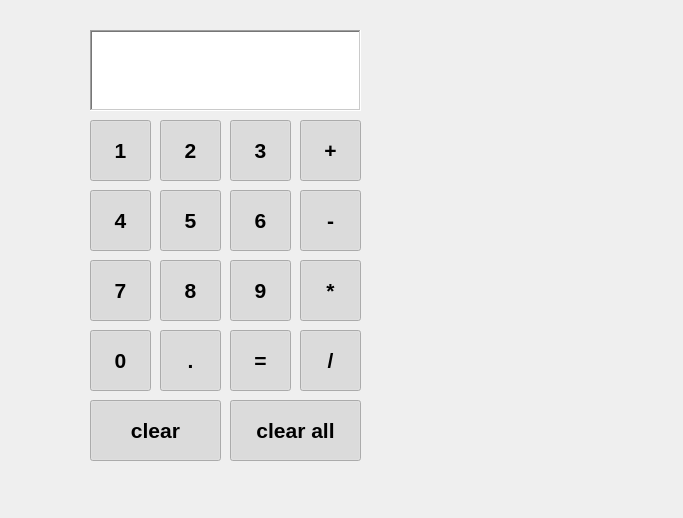
<?xml version="1.0" encoding="UTF-8"?>
<ui version="4.0">
 <class>Form</class>
 <widget class="QWidget" name="Form">
  <property name="geometry">
   <rect>
    <x>0</x>
    <y>0</y>
    <width>683</width>
    <height>518</height>
   </rect>
  </property>
  <property name="windowTitle">
   <string>Form</string>
  </property>
  <widget class="QPushButton" name="pushButton">
   <property name="geometry">
    <rect>
     <x>90</x>
     <y>120</y>
     <width>61</width>
     <height>61</height>
    </rect>
   </property>
   <property name="font">
    <font>
     <pointsize>16</pointsize>
     <weight>75</weight>
     <bold>true</bold>
    </font>
   </property>
   <property name="layoutDirection">
    <enum>Qt::RightToLeft</enum>
   </property>
   <property name="text">
    <string>1</string>
   </property>
   <property name="checkable">
    <bool>true</bool>
   </property>
   <property name="checked">
    <bool>true</bool>
   </property>
   <property name="autoRepeat">
    <bool>true</bool>
   </property>
   <property name="autoDefault">
    <bool>false</bool>
   </property>
   <property name="default">
    <bool>false</bool>
   </property>
   <property name="flat">
    <bool>false</bool>
   </property>
  </widget>
  <widget class="QPushButton" name="pushButton_2">
   <property name="geometry">
    <rect>
     <x>160</x>
     <y>120</y>
     <width>61</width>
     <height>61</height>
    </rect>
   </property>
   <property name="font">
    <font>
     <pointsize>16</pointsize>
     <weight>75</weight>
     <bold>true</bold>
    </font>
   </property>
   <property name="text">
    <string>2</string>
   </property>
   <property name="checkable">
    <bool>true</bool>
   </property>
   <property name="checked">
    <bool>true</bool>
   </property>
   <property name="flat">
    <bool>true</bool>
   </property>
  </widget>
  <widget class="QPushButton" name="pushButton_3">
   <property name="geometry">
    <rect>
     <x>230</x>
     <y>120</y>
     <width>61</width>
     <height>61</height>
    </rect>
   </property>
   <property name="font">
    <font>
     <pointsize>16</pointsize>
     <weight>75</weight>
     <bold>true</bold>
    </font>
   </property>
   <property name="text">
    <string>3</string>
   </property>
   <property name="checkable">
    <bool>true</bool>
   </property>
   <property name="checked">
    <bool>true</bool>
   </property>
   <property name="flat">
    <bool>true</bool>
   </property>
  </widget>
  <widget class="QPushButton" name="pushButton_4">
   <property name="geometry">
    <rect>
     <x>90</x>
     <y>190</y>
     <width>61</width>
     <height>61</height>
    </rect>
   </property>
   <property name="font">
    <font>
     <pointsize>16</pointsize>
     <weight>75</weight>
     <bold>true</bold>
    </font>
   </property>
   <property name="text">
    <string>4</string>
   </property>
   <property name="checkable">
    <bool>true</bool>
   </property>
   <property name="checked">
    <bool>true</bool>
   </property>
  </widget>
  <widget class="QPushButton" name="pushButton_5">
   <property name="geometry">
    <rect>
     <x>160</x>
     <y>190</y>
     <width>61</width>
     <height>61</height>
    </rect>
   </property>
   <property name="font">
    <font>
     <pointsize>16</pointsize>
     <weight>75</weight>
     <bold>true</bold>
    </font>
   </property>
   <property name="text">
    <string>5</string>
   </property>
   <property name="checkable">
    <bool>true</bool>
   </property>
   <property name="checked">
    <bool>true</bool>
   </property>
  </widget>
  <widget class="QPushButton" name="pushButton_6">
   <property name="geometry">
    <rect>
     <x>230</x>
     <y>190</y>
     <width>61</width>
     <height>61</height>
    </rect>
   </property>
   <property name="font">
    <font>
     <pointsize>16</pointsize>
     <weight>75</weight>
     <bold>true</bold>
    </font>
   </property>
   <property name="text">
    <string>6</string>
   </property>
   <property name="checkable">
    <bool>true</bool>
   </property>
   <property name="checked">
    <bool>true</bool>
   </property>
  </widget>
  <widget class="QPushButton" name="pushButton_7">
   <property name="geometry">
    <rect>
     <x>90</x>
     <y>260</y>
     <width>61</width>
     <height>61</height>
    </rect>
   </property>
   <property name="font">
    <font>
     <pointsize>16</pointsize>
     <weight>75</weight>
     <bold>true</bold>
    </font>
   </property>
   <property name="text">
    <string>7</string>
   </property>
   <property name="checkable">
    <bool>true</bool>
   </property>
   <property name="checked">
    <bool>true</bool>
   </property>
  </widget>
  <widget class="QPushButton" name="pushButton_8">
   <property name="geometry">
    <rect>
     <x>160</x>
     <y>260</y>
     <width>61</width>
     <height>61</height>
    </rect>
   </property>
   <property name="font">
    <font>
     <pointsize>16</pointsize>
     <weight>75</weight>
     <bold>true</bold>
    </font>
   </property>
   <property name="text">
    <string>8</string>
   </property>
   <property name="checkable">
    <bool>true</bool>
   </property>
   <property name="checked">
    <bool>true</bool>
   </property>
  </widget>
  <widget class="QPushButton" name="pushButton_9">
   <property name="geometry">
    <rect>
     <x>230</x>
     <y>260</y>
     <width>61</width>
     <height>61</height>
    </rect>
   </property>
   <property name="font">
    <font>
     <pointsize>16</pointsize>
     <weight>75</weight>
     <bold>true</bold>
    </font>
   </property>
   <property name="text">
    <string>9</string>
   </property>
   <property name="checkable">
    <bool>true</bool>
   </property>
   <property name="checked">
    <bool>true</bool>
   </property>
  </widget>
  <widget class="QPushButton" name="pushButton_10">
   <property name="enabled">
    <bool>true</bool>
   </property>
   <property name="geometry">
    <rect>
     <x>90</x>
     <y>330</y>
     <width>61</width>
     <height>61</height>
    </rect>
   </property>
   <property name="font">
    <font>
     <pointsize>16</pointsize>
     <weight>75</weight>
     <bold>true</bold>
    </font>
   </property>
   <property name="text">
    <string>0</string>
   </property>
   <property name="checkable">
    <bool>true</bool>
   </property>
   <property name="checked">
    <bool>true</bool>
   </property>
  </widget>
  <widget class="QPushButton" name="pushButton_11">
   <property name="geometry">
    <rect>
     <x>160</x>
     <y>330</y>
     <width>61</width>
     <height>61</height>
    </rect>
   </property>
   <property name="font">
    <font>
     <pointsize>16</pointsize>
     <weight>75</weight>
     <bold>true</bold>
    </font>
   </property>
   <property name="text">
    <string>.</string>
   </property>
   <property name="checkable">
    <bool>true</bool>
   </property>
   <property name="checked">
    <bool>true</bool>
   </property>
  </widget>
  <widget class="QPushButton" name="pushButton_12">
   <property name="geometry">
    <rect>
     <x>230</x>
     <y>330</y>
     <width>61</width>
     <height>61</height>
    </rect>
   </property>
   <property name="font">
    <font>
     <pointsize>16</pointsize>
     <weight>75</weight>
     <bold>true</bold>
    </font>
   </property>
   <property name="text">
    <string>=</string>
   </property>
   <property name="checkable">
    <bool>true</bool>
   </property>
   <property name="checked">
    <bool>true</bool>
   </property>
  </widget>
  <widget class="QPushButton" name="pushButton_13">
   <property name="geometry">
    <rect>
     <x>300</x>
     <y>120</y>
     <width>61</width>
     <height>61</height>
    </rect>
   </property>
   <property name="font">
    <font>
     <pointsize>16</pointsize>
     <weight>75</weight>
     <bold>true</bold>
    </font>
   </property>
   <property name="text">
    <string>+</string>
   </property>
   <property name="checkable">
    <bool>true</bool>
   </property>
   <property name="checked">
    <bool>true</bool>
   </property>
  </widget>
  <widget class="QPushButton" name="pushButton_14">
   <property name="geometry">
    <rect>
     <x>300</x>
     <y>190</y>
     <width>61</width>
     <height>61</height>
    </rect>
   </property>
   <property name="font">
    <font>
     <pointsize>16</pointsize>
     <weight>75</weight>
     <bold>true</bold>
    </font>
   </property>
   <property name="text">
    <string>-</string>
   </property>
   <property name="checkable">
    <bool>true</bool>
   </property>
   <property name="checked">
    <bool>true</bool>
   </property>
  </widget>
  <widget class="QPushButton" name="pushButton_15">
   <property name="geometry">
    <rect>
     <x>300</x>
     <y>260</y>
     <width>61</width>
     <height>61</height>
    </rect>
   </property>
   <property name="font">
    <font>
     <pointsize>16</pointsize>
     <weight>75</weight>
     <bold>true</bold>
    </font>
   </property>
   <property name="text">
    <string>*</string>
   </property>
   <property name="checkable">
    <bool>true</bool>
   </property>
   <property name="checked">
    <bool>true</bool>
   </property>
  </widget>
  <widget class="QPushButton" name="pushButton_16">
   <property name="geometry">
    <rect>
     <x>300</x>
     <y>330</y>
     <width>61</width>
     <height>61</height>
    </rect>
   </property>
   <property name="font">
    <font>
     <pointsize>16</pointsize>
     <weight>75</weight>
     <bold>true</bold>
    </font>
   </property>
   <property name="text">
    <string>/</string>
   </property>
   <property name="checkable">
    <bool>true</bool>
   </property>
   <property name="checked">
    <bool>true</bool>
   </property>
  </widget>
  <widget class="QListWidget" name="listWidget">
   <property name="geometry">
    <rect>
     <x>90</x>
     <y>30</y>
     <width>271</width>
     <height>81</height>
    </rect>
   </property>
   <property name="frameShape">
    <enum>QFrame::WinPanel</enum>
   </property>
   <property name="frameShadow">
    <enum>QFrame::Sunken</enum>
   </property>
  </widget>
  <widget class="QPushButton" name="pushButton_17">
   <property name="geometry">
    <rect>
     <x>230</x>
     <y>400</y>
     <width>131</width>
     <height>61</height>
    </rect>
   </property>
   <property name="font">
    <font>
     <pointsize>16</pointsize>
     <weight>75</weight>
     <bold>true</bold>
    </font>
   </property>
   <property name="text">
    <string>clear all</string>
   </property>
   <property name="checkable">
    <bool>true</bool>
   </property>
   <property name="checked">
    <bool>true</bool>
   </property>
  </widget>
  <widget class="QPushButton" name="pushButton_18">
   <property name="geometry">
    <rect>
     <x>90</x>
     <y>400</y>
     <width>131</width>
     <height>61</height>
    </rect>
   </property>
   <property name="font">
    <font>
     <pointsize>16</pointsize>
     <weight>75</weight>
     <bold>true</bold>
    </font>
   </property>
   <property name="text">
    <string>clear</string>
   </property>
   <property name="checkable">
    <bool>true</bool>
   </property>
   <property name="checked">
    <bool>true</bool>
   </property>
  </widget>
 </widget>
 <resources/>
 <connections/>
</ui>
